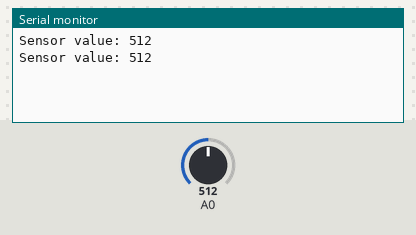
A sketch run on a simulated Arduino Uno, built with avr-gcc and run on an emulated ATmega328P. Parts: the last lines printed to the serial monitor. The test bench sets the inputs (shaded band); at power-on: A0 = 512.

Above: at 4.2 s.
4.3 s: A0 set to 716
At 5.6 s:
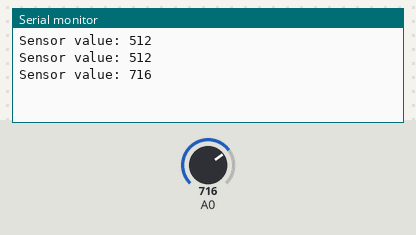
5.8 s: A0 set to 900
At 6.9 s:
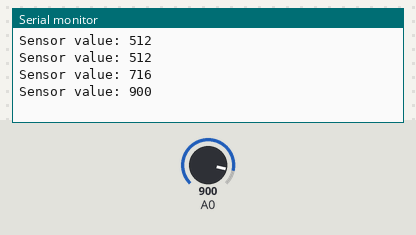
Timing chart, 0 to 8.8 s (numbered marks = the images above; inputs shaded):
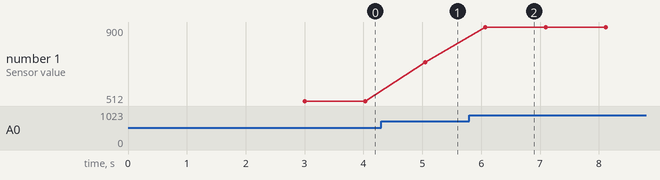

Measured:
- after the input at 4.3 s, the serial monitor: prints a new line after 0.75 s (image 1)
- after the input at 5.8 s, the serial monitor: prints a new line after 0.27 s (image 2)
- plotted number 1: 512 → 716 after the input at 4.3 s, 716 → 900 after the input at 5.8 s

The sketch:

ArduinoCodetoNodemcu.ino
```cpp
#include <SoftwareSerial.h>
#include <LiquidCrystal.h>

LiquidCrystal lcd(8, 9, 10, 11, 12, 13);
SoftwareSerial espSerial(2, 3); // RX, TX pins for communication with NodeMCU
int sensorValue;

void setup() {
  lcd.setCursor(0, 0);
  lcd.print("Decay Inspector");
  delay(2000);
  lcd.clear();
  Serial.begin(9600);
  espSerial.begin(9600);
  delay(1000);
}

void loop() {
  sensorValue = analogRead(A0);
  Serial.print("Sensor value: ");
  Serial.println(sensorValue);
  espSerial.print("Sensor value: "); // Send the string "Sensor value: " followed by the value
  espSerial.println(sensorValue);

  if (sensorValue > 75) {
    lcd.clear();
    lcd.setCursor(0, 1);   //<<<<<<<<
    lcd.print("   ");          //<<<<<<<<
    lcd.setCursor(0, 1);
    lcd.print(sensorValue);
    //lcd.setCursor(0, 1);
    lcd.print(" - Not Safe");
  } else {
    lcd.clear();
    lcd.setCursor(0, 0);   //<<<<<<<<
    lcd.print("   ");          //<<<<<<<<
    lcd.setCursor(0, 0);
    lcd.print(sensorValue);
    //lcd.setCursor(0, 1);
    lcd.print(" - Safe to Eat");
  }

  delay(1000);
}
```
